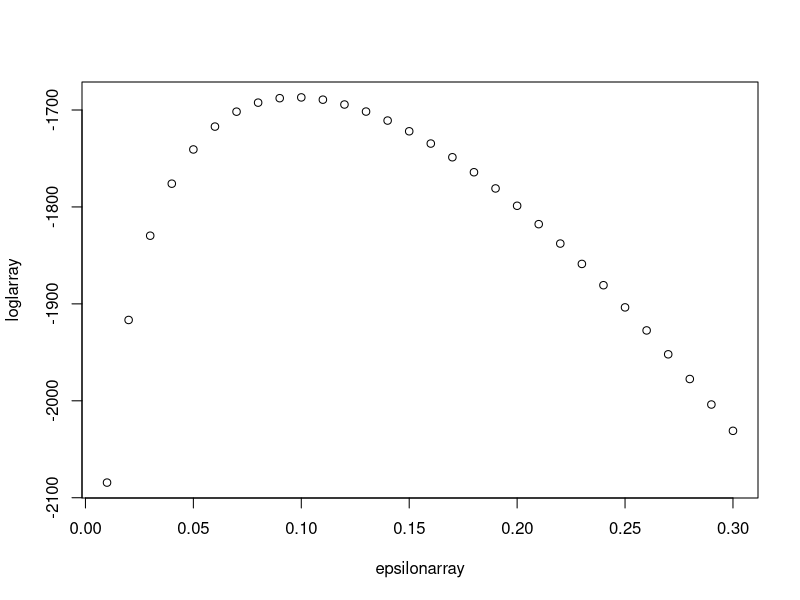

Here is the R script that generated this plot:

data <- read.table("gencounts.txt",header=TRUE)

# get number of positions and number of individuals
npos <- dim(data)[1]
nind <- dim(data)[2]/4

# redimension data as a 3-dim array
countmatrix <- as.vector(as.matrix(data))
dim(countmatrix) <- c(npos,4,nind)

# m_i(a)
basecount <- array(1,dim=c(npos,4))

# n_ij^tot
indcount <- array(0,dim=c(npos,nind))

for (i in 1:npos)	{
	for (j in 1:nind)	{
		for (a in 1:4)	{
			basecount[i,a] <- basecount[i,a] + countmatrix[i,a,j]
			indcount[i,j] <- indcount[i,j] + countmatrix[i,a,j]
		}
	}
}

pi <- array(0,dim=c(npos,4))
for (i in 1:npos)	{
	pi[i,] <- basecount[i,] / sum(basecount[i,])	
}


# define array for total log likelihood 
loglarray <- array(0,dim=30)
epsilonarray <- array(0,dim=30)

# a loop over all values of epsilon, from 0.01 to 0.30
for (e in 1:30)	{

	# define current error rate 
	eps <- 0.01 * e

	# define arrays for:

	# best genotype ...
	genotype <- array(0,dim=c(npos,nind))

	# ... and corrresponding posterior probability score
	score <- array(0,dim=c(npos,nind))

	lnL <- 0

	for (i in 1:npos)	{
		for (j in 1:nind)	{

			# store prior and likelihood for the 10 genotypes
			prior <- array(0,dim=4)
			likelihood <- array(0,dim=4)

			# loop over all possible genotypes
			for (a in 1:4)	{

                prior[a] <- pi[i,a];
                likelihood[a] <- (1-eps)^countmatrix[i,a,j] * (eps/3)^(indcount[i,j]-countmatrix[i,a,j]);
			}

			# joint probability is product of prior and likelihood
			# thus, sum in log
			jointprob <- prior * likelihood

			# now make the sum
			marginalprob <- sum(jointprob)

			# and normalize, to get posterior probabilities
			posterior <- jointprob / marginalprob

			# log likelihood
			lnL <- lnL + log(marginalprob)

			# get best genotype
			genotype[i,j] <- which.max(posterior)
			score[i,j] <- max(posterior)
		}
	}

	# store value of lnL and epsilon
	loglarray[e] <- lnL
	epsilonarray[e] <- eps
}

# plot lnL as a function of epsilon
plot(loglarray ~ epsilonarray)


